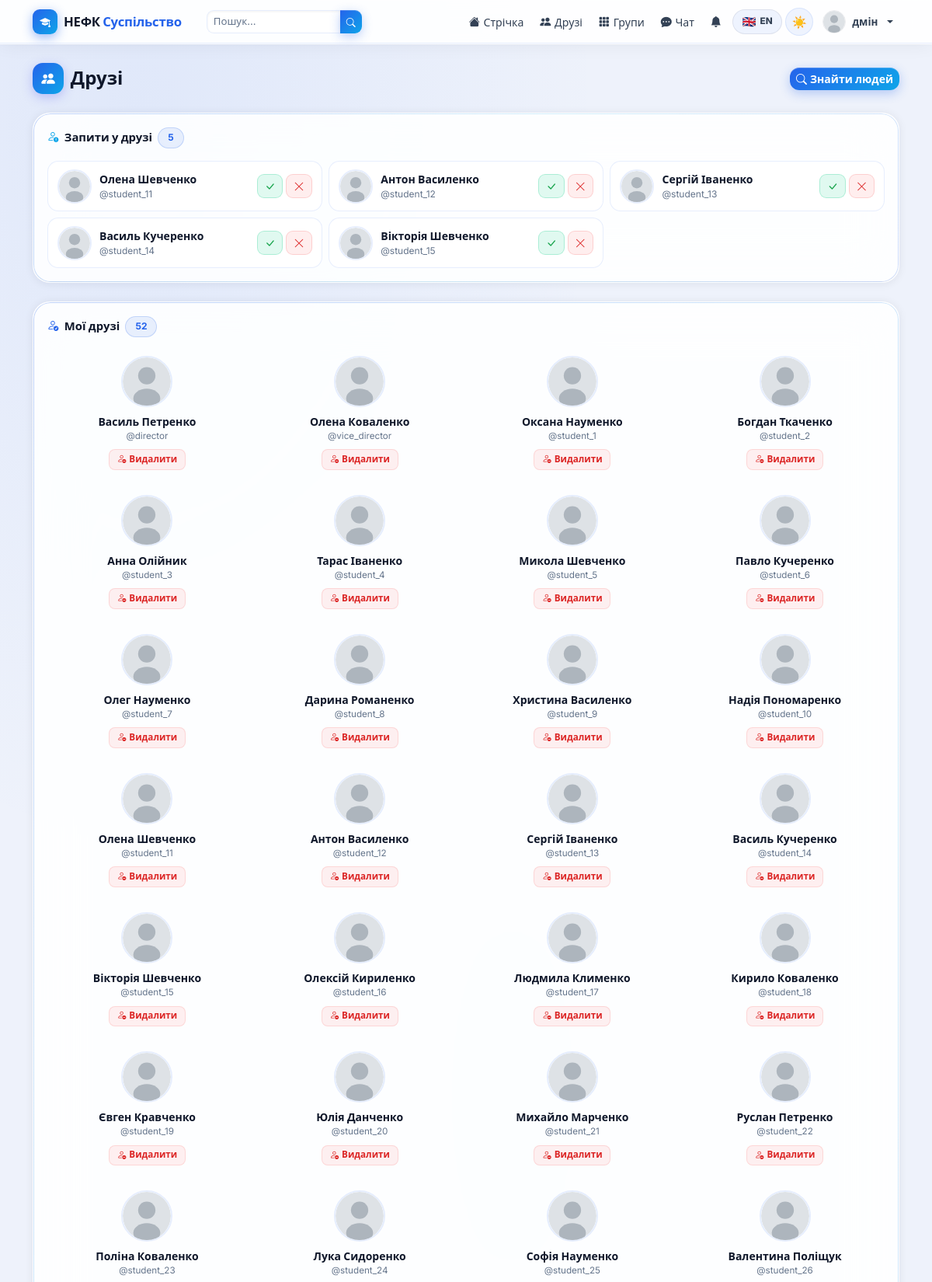
Page /friends/ (signed in, upper part) on the committed database.
### accounts/models.py (models this page shows, shortened)
class User(AbstractUser):
    ROLE_USER = 'user'
    ROLE_ADMIN = 'admin'
    ROLE_CHOICES = [
        (ROLE_USER, 'Користувач'),
        (ROLE_ADMIN, 'Адміністратор'),
    ]
    role = models.CharField(max_length=10, choices=ROLE_CHOICES, default=ROLE_USER)
    avatar = models.ImageField(upload_to='avatars/', blank=True, null=True)
    cover = models.ImageField(upload_to='covers/', blank=True, null=True)
    bio = models.TextField(blank=True, default='')
    location = models.CharField(max_length=120, blank=True, default='')
    birth_date = models.DateField(null=True, blank=True)
    website = models.URLField(blank=True, default='')
    created_at = models.DateTimeField(default=timezone.now)
    def is_admin_role(self):
        return self.role == self.ROLE_ADMIN
    def get_avatar_url(self):
        if self.avatar:
            return self.avatar.url
        return '/static/img/default_avatar.svg'
    class Meta:
        verbose_name = 'Користувач'
        verbose_name_plural = 'Користувачі'

### friends/models.py (models this page shows, shortened)
class FriendRequest(models.Model):
    STATUS_PENDING = 'pending'
    STATUS_ACCEPTED = 'accepted'
    STATUS_DECLINED = 'declined'
    STATUS_CHOICES = [
        (STATUS_PENDING, 'Очікує'),
        (STATUS_ACCEPTED, 'Прийнято'),
        (STATUS_DECLINED, 'Відхилено'),
    ]
    from_user = models.ForeignKey(
        settings.AUTH_USER_MODEL, on_delete=models.CASCADE,
        related_name='sent_requests', verbose_name='Від'
    )
    to_user = models.ForeignKey(
        settings.AUTH_USER_MODEL, on_delete=models.CASCADE,
        related_name='received_requests', verbose_name='Кому'
    )
    status = models.CharField(max_length=10, choices=STATUS_CHOICES, default=STATUS_PENDING)
    created_at = models.DateTimeField(default=timezone.now)
    class Meta:
        unique_together = ('from_user', 'to_user')
        verbose_name = 'Запит у друзі'
        verbose_name_plural = 'Запити у друзі'

### friends/views.py (the view)
# urls.py: path('friends/', views.friends_list_view, name='friends'),
@login_required
def friends_list_view(request):
    friends = Friendship.get_friends(request.user)
    incoming = FriendRequest.objects.filter(
        to_user=request.user, status='pending'
    ).select_related('from_user')
    outgoing = FriendRequest.objects.filter(
        from_user=request.user, status='pending'
    ).select_related('to_user')
    return render(request, 'friends/friends.html', {
        'friends': friends,
        'incoming': incoming,
        'outgoing': outgoing,
    })

### friends/models.py (called while the page is built)
    @classmethod
    def get_friends(cls, user):
        from django.conf import settings
        User = settings.AUTH_USER_MODEL
        qs1 = cls.objects.filter(user1=user).values_list('user2', flat=True)
        qs2 = cls.objects.filter(user2=user).values_list('user1', flat=True)
        from accounts.models import User as UserModel
        ids = list(qs1) + list(qs2)
        return UserModel.objects.filter(id__in=ids)

### nemk_social/security.py (called while the page is built, shortened)
def _get_ip(request):
    for h in ['HTTP_CF_CONNECTING_IP', 'HTTP_X_REAL_IP',
              'HTTP_X_FORWARDED_FOR', 'REMOTE_ADDR']:
        ip = request.META.get(h, '').split(',')[0].strip()
        if ip and ip not in ('', 'unknown'):
            return ip
    return '0.0.0.0'

    def __call__(self, request):
        ip   = _get_ip(request)
        path = request.path
        ua   = request.META.get('HTTP_USER_AGENT', '')
        with _lock:
            _stats['total_requests'] += 1
            _stats_ip[ip]['count'] += 1
            _stats_ip[ip]['last_seen'] = time.time()
        if ip in IP_WHITELIST:
            return self.get_response(request)

### templates/friends/friends.html (shortened to what this page needs)
{% extends 'base.html' %}
{% block content %}
<div class="page-header">
  <h4>
    <span class="page-header-icon"><i class="bi bi-people-fill"></i></span>
    Друзі
  </h4>
  <a href="{% url 'search_users' %}" class="btn btn-primary btn-sm fw-700">
    <i class="bi bi-search me-1"></i>Знайти людей
  </a>
</div>
{% if incoming %}
<div class="sidebar-widget mb-4">
  <div class="fw-800 mb-3" style="color:var(--text);font-size:.93rem;">
    <i class="bi bi-person-exclamation me-1" style="color:var(--accent);"></i>
    Запити у друзі
    <span class="glass-badge danger ms-1">{{ incoming|length }}</span>
  </div>
  <div class="row g-2">
    {% for req in incoming %}
    <div class="col-md-4 col-sm-6">
      <div class="user-chip">
        <a href="{% url 'profile' req.from_user.username %}">
          <img src="{{ req.from_user.get_avatar_url }}" class="rounded-circle flex-shrink-0"
               style="object-fit:cover;border:2px solid var(--border);"
               width="44" height="44" alt="{{ req.from_user.username }}">
        </a>
        <div class="flex-grow-1 overflow-hidden">
          <div class="fw-700 small" style="color:var(--text);white-space:nowrap;overflow:hidden;text-overflow:ellipsis;">
            {{ req.from_user.get_full_name|default:req.from_user.username }}
          </div>
          <div style="color:var(--muted);font-size:.75rem;">@{{ req.from_user.username }}</div>
        </div>
        <div class="d-flex gap-1 flex-shrink-0">
          <a href="{% url 'accept_friend_request' req.id %}"
             class="btn btn-sm fw-700"
             style="background:rgba(52,211,153,.15);color:var(--green);border:1px solid rgba(52,211,153,.3);border-radius:9px;padding:.25rem .55rem;"
             title="Прийняти">
            <i class="bi bi-check-lg"></i>
          </a>
          <a href="{% url 'decline_friend_request' req.id %}"
             class="btn btn-sm fw-700"
             style="background:rgba(248,113,113,.12);color:var(--red);border:1px solid rgba(248,113,113,.25);border-radius:9px;padding:.25rem .55rem;"
             title="Відхилити">
            <i class="bi bi-x-lg"></i>
          </a>
        </div>
      </div>
    </div>
    {% endfor %}
  </div>
</div>
{% endif %}
<div class="sidebar-widget">
  <div class="fw-800 mb-3" style="color:var(--text);font-size:.93rem;">
    <i class="bi bi-person-check me-1" style="color:var(--p);"></i>
    Мої друзі
    <span class="glass-badge ms-1">{{ friends|length }}</span>
  </div>
  <div class="row g-3">
    {% for friend in friends %}
    <div class="col-md-3 col-sm-4 col-6">
      <div class="text-center p-2 rounded-3"
           style="transition:background .2s;"
           onmouseover="this.style.background='var(--hover-bg)'"
           onmouseout="this.style.background=''">
        <a href="{% url 'profile' friend.username %}" style="text-decoration:none;">
          <img src="{{ friend.get_avatar_url }}" class="rounded-circle mb-2"
               style="object-fit:cover;border:2.5px solid var(--border);"
               width="66" height="66" alt="{{ friend.username }}">
          <div class="fw-700 small" style="color:var(--text);">
            {{ friend.get_full_name|default:friend.username }}
          </div>
          <div style="color:var(--muted);font-size:.73rem;">@{{ friend.username }}</div>
        </a>
        <a href="{% url 'remove_friend' friend.username %}"
           class="btn btn-sm mt-2 fw-600"
           style="font-size:.73rem;background:rgba(248,113,113,.1);color:var(--red);
                  border:1px solid rgba(248,113,113,.2);border-radius:8px;padding:.22rem .6rem;"
           onclick="return confirm('Видалити з друзів?')">
          <i class="bi bi-person-dash me-1"></i>Видалити
        </a>
      </div>
    </div>
    {% endfor %}
  </div>
</div>
{% endblock %}

### templates/base.html (shortened to what this page needs)
<!DOCTYPE html>
<html lang="uk" data-theme="light" data-lang="uk">
<head>
  <link href="https://cdn.jsdelivr.net/npm/bootstrap@5.3.2/dist/css/bootstrap.min.css" rel="stylesheet">
  <link href="https://cdn.jsdelivr.net/npm/bootstrap-icons@1.11.3/font/bootstrap-icons.min.css" rel="stylesheet">
  {% load static %}
  <link href="{% static 'css/main.css' %}" rel="stylesheet">
</head>
<body class="nemk-body">
<nav class="navbar navbar-expand-lg sticky-top">
  <div class="container">
    <a class="navbar-brand" href="{% url 'home' %}">
      <div class="brand-logo"><i class="bi bi-mortarboard-fill" style="font-size:.85rem;"></i></div>
      <span class="fw-800">НЕФК <span style="color:var(--p);">Суспільство</span></span>
    </a>
    <div class="collapse navbar-collapse" id="navMain">
      {% if user.is_authenticated %}
      <form class="d-flex me-auto ms-3" action="{% url 'search_users' %}" method="get" role="search">
        <div class="input-group input-group-sm" style="width:200px;">
          <input class="form-control" style="border-radius:9px 0 0 9px !important;font-size:.83rem;"
                 type="search" name="q" placeholder="Пошук..."
                 value="{{ request.GET.q }}" aria-label="Пошук">
          <button class="btn btn-primary btn-sm px-2" style="border-radius:0 9px 9px 0 !important;" type="submit" aria-label="Знайти">
            <i class="bi bi-search" style="font-size:.75rem;"></i>
          </button>
        </div>
      </form>
      {% endif %}
      <ul class="navbar-nav align-items-center gap-0 ms-auto">
        {% if user.is_authenticated %}
        <li class="nav-item">
          <a class="nav-link" href="{% url 'feed' %}">
            <i class="bi bi-house-fill"></i>
            <span class="d-none d-xl-inline">Стрічка</span>
          </a>
        </li>
        <li class="nav-item">
          <a class="nav-link" href="{% url 'friends' %}">
            <i class="bi bi-people-fill"></i>
            <span class="d-none d-xl-inline">Друзі</span>
          </a>
        </li>
        <li class="nav-item">
          <a class="nav-link" href="{% url 'groups' %}">
            <i class="bi bi-grid-3x3-gap-fill"></i>
            <span class="d-none d-xl-inline">Групи</span>
          </a>
        </li>
        <li class="nav-item">
          <a class="nav-link" href="{% url 'conversations' %}">
            <i class="bi bi-chat-dots-fill"></i>
            <span class="d-none d-xl-inline">Чат</span>
          </a>
        </li>
        <li class="nav-item">
          <a class="nav-link position-relative" href="{% url 'notifications' %}" aria-label="Сповіщення">
            <i class="bi bi-bell-fill"></i>
          </a>
        </li>
        {% endif %}
        <li class="nav-item d-none d-lg-flex align-items-center ms-1">
          <button class="lang-toggle-btn" onclick="toggleLang()" aria-label="Змінити мову">
            <span class="lang-btn-flag">🇬🇧</span>
            <span class="lang-btn-label">EN</span>
          </button>
        </li>
        <li class="nav-item d-none d-lg-flex align-items-center ms-1">
          <button class="theme-toggle" onclick="toggleTheme()" aria-label="Змінити тему">
            <span class="t-icon sun">☀️</span>
          </button>
        </li>
        {% if user.is_authenticated %}
        <li class="nav-item dropdown ms-1">
          <a class="nav-link dropdown-toggle d-flex align-items-center gap-2 pe-0"
             href="#" data-bs-toggle="dropdown" aria-expanded="false" style="padding:.3rem .5rem !important;">
            <img src="{{ user.get_avatar_url }}" class="rounded-circle"
                 style="object-fit:cover;border:1.5px solid var(--divider);"
                 width="30" height="30" alt="{{ user.username }}">
            <span class="d-none d-lg-inline fw-600" style="font-size:.84rem;">
              {{ user.first_name|default:user.username }}
            </span>
          </a>
        </li>
        {% endif %}
      </ul>
    </div>
  </div>
</nav>
<main {% if request.resolver_match.url_name != 'home' %}class="container my-4"{% endif %}>
  {% block content %}{% endblock %}
</main>
{% load static %}
</body>
</html>

### rows in the picture
User: first_name "дмін"
FriendRequest: from_user.get_full_name "Олена Шевченко", from_user.username "student_11"
FriendRequest: from_user.get_full_name "Антон Василенко", from_user.username "student_12"
FriendRequest: from_user.get_full_name "Сергій Іваненко", from_user.username "student_13"
FriendRequest: from_user.get_full_name "Василь Кучеренко", from_user.username "student_14"
FriendRequest: from_user.get_full_name "Вікторія Шевченко", from_user.username "student_15"
User: get_full_name "Василь Петренко", username "director"
User: get_full_name "Олена Коваленко", username "vice_director"
User: get_full_name "Оксана Науменко", username "student_1"
User: get_full_name "Богдан Ткаченко", username "student_2"
User: get_full_name "Анна Олійник", username "student_3"
User: get_full_name "Тарас Іваненко", username "student_4"
User: get_full_name "Микола Шевченко", username "student_5"
User: get_full_name "Павло Кучеренко", username "student_6"
User: get_full_name "Олег Науменко", username "student_7"
User: get_full_name "Дарина Романенко", username "student_8"
User: get_full_name "Христина Василенко", username "student_9"
User: get_full_name "Надія Пономаренко", username "student_10"
User: get_full_name "Олена Шевченко", username "student_11"
User: get_full_name "Антон Василенко", username "student_12"
User: get_full_name "Сергій Іваненко", username "student_13"
User: get_full_name "Василь Кучеренко", username "student_14"
User: get_full_name "Вікторія Шевченко", username "student_15"
User: get_full_name "Олексій Кириленко", username "student_16"
User: get_full_name "Людмила Клименко", username "student_17"
User: get_full_name "Кирило Коваленко", username "student_18"
User: get_full_name "Євген Кравченко", username "student_19"
User: get_full_name "Юлія Данченко", username "student_20"
User: get_full_name "Михайло Марченко", username "student_21"
User: get_full_name "Руслан Петренко", username "student_22"
User: get_full_name "Поліна Коваленко", username "student_23"
User: get_full_name "Лука Сидоренко", username "student_24"
User: get_full_name "Софія Науменко", username "student_25"
User: get_full_name "Валентина Поліщук", username "student_26"

### other values in the picture
{{ incoming|length }} "5"
{{ friends|length }} "52"
